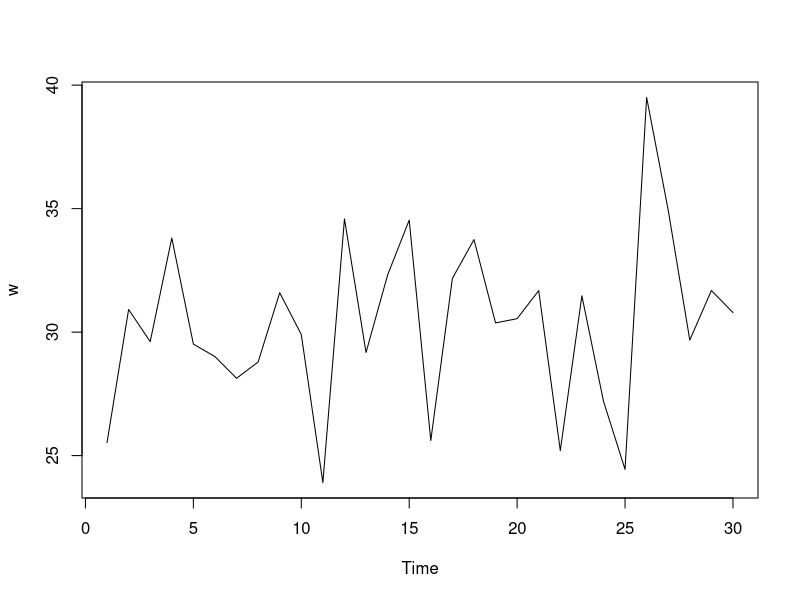
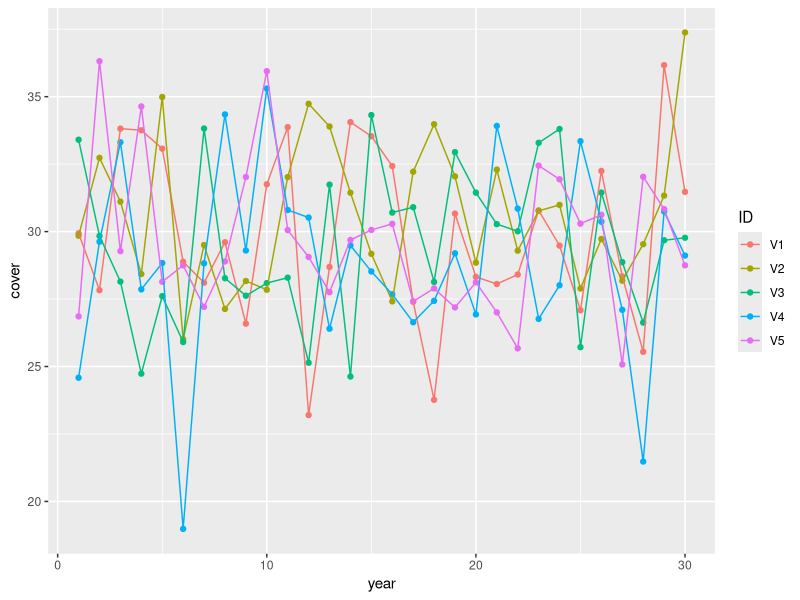
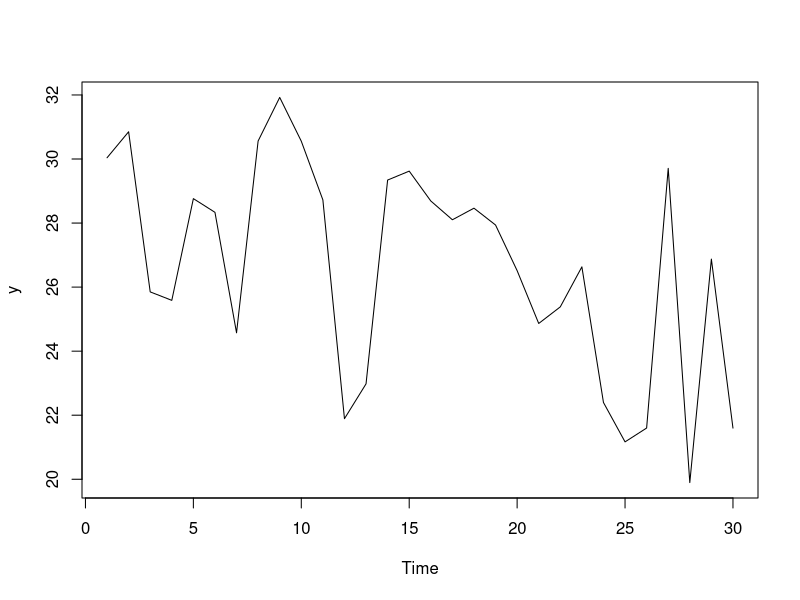
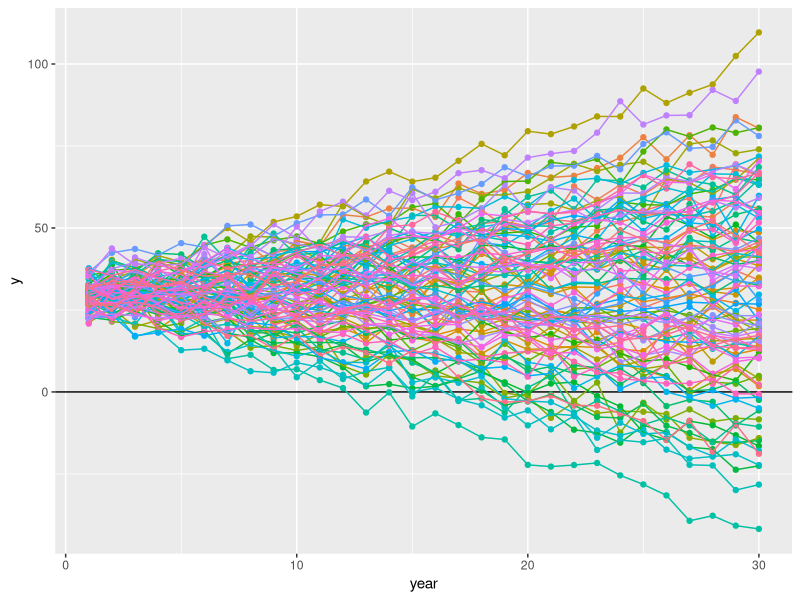
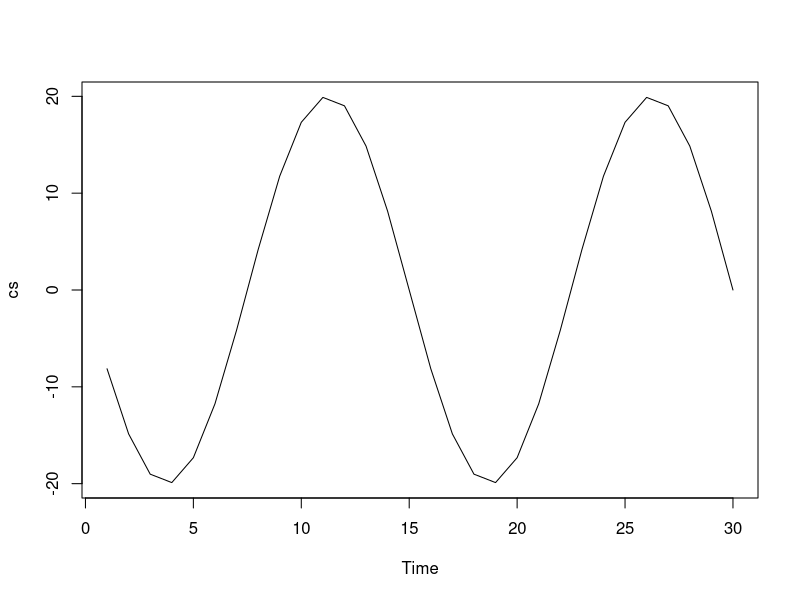
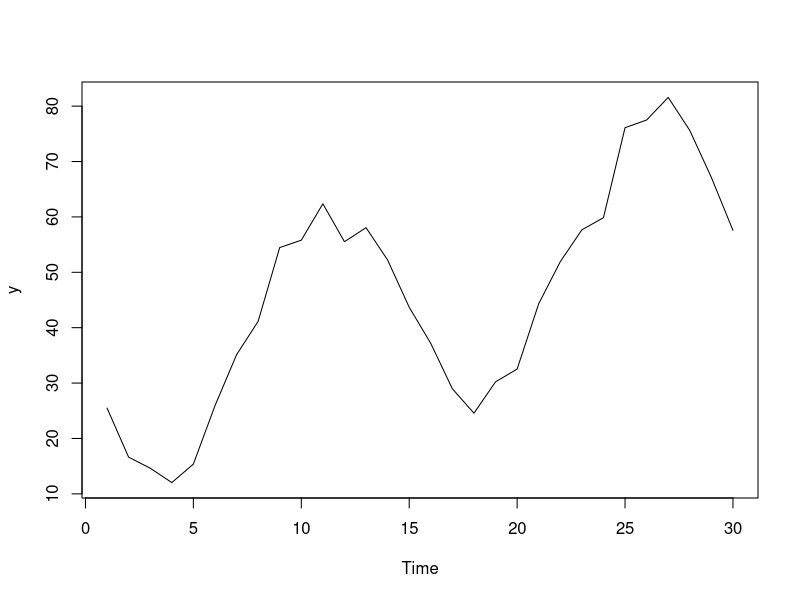
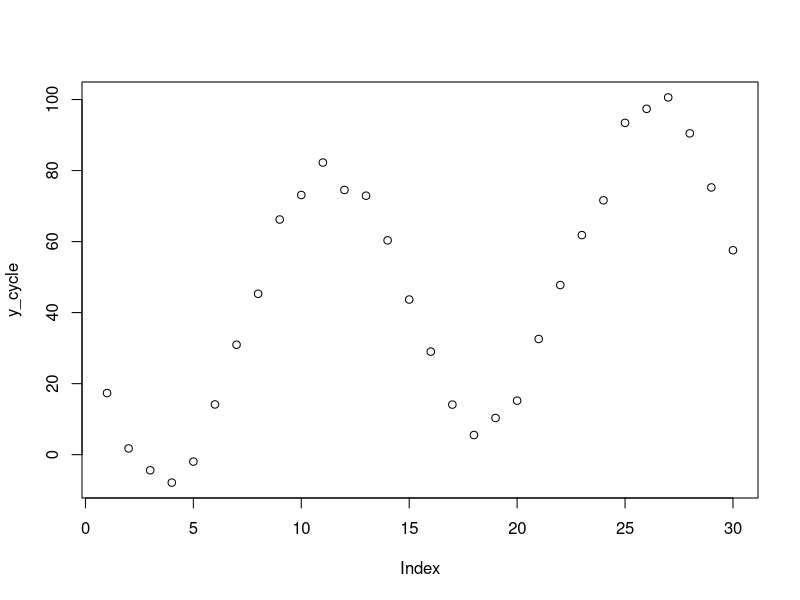
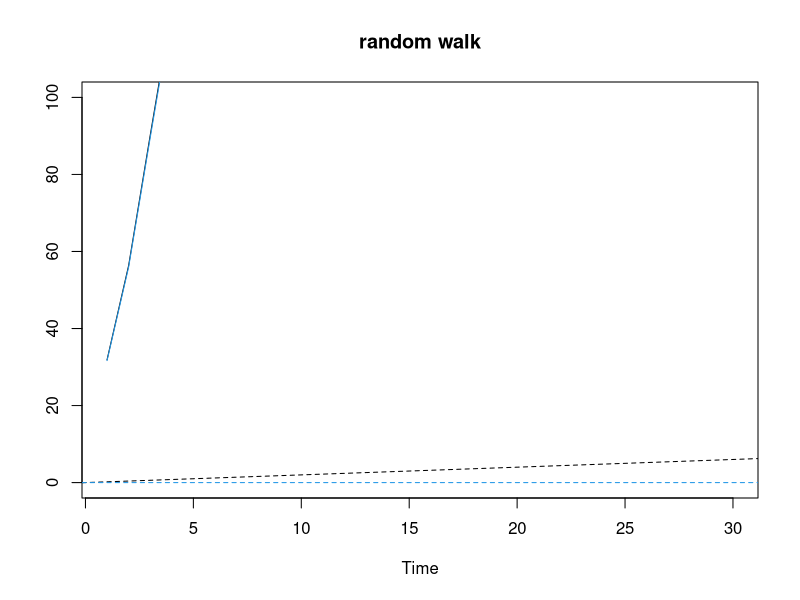

These charts were generated, in order, by the following R code:
################################################################################
##' @title Time-series simulations
##'
##' @author Robin Elahi
##' @contact elahi.robin@gmail.com
##' @contributor 
##' 
##' @date 2016-12-01
##' 
##' @log Add a log here
################################################################################

rm(list=ls(all=TRUE))

##### LOAD PACKAGES, DATA #####
library(ggplot2)
library(dplyr)
library(tidyr)

##' I want to simulate the following types of trends:
##' stable (no trend), with variation Y fluctuating about a mean X
##' positive trend with a mean of X
##' negative trend with a mean of X
##' oscillating trend with a mean of X

##' What am I calculating from a population of trends?
##' average coral cover
##' coefficient of variation
##' slope
##' intercept at time X (e.g., 1985?)
##' 

##### EXAMPLE FOR CORAL COVER TIME SERIES #####

##' cc = coral cover
##' cc_sd = sd of cover
##' yrs = number of years
##' w = white noise (sampled from a normal distribution)
##' slope = slope of temporal trend
##' intercept = intercept of temporal trend

###### STABLE ######

## White noise around a mean of coral cover
cc = 30
cc_sd = 3
yrs = 30
w = rnorm(yrs, mean = cc, sd = cc_sd) 
w
plot.ts(w)

## Function to return a time series with random variation about a mean coral cover
stable_simF <- function(cc = 30, cc_sd = 3, yrs = 30){
  w = rnorm(yrs, mean = cc, sd = cc_sd)
}

stable_df <- as.data.frame(replicate(5, stable_simF())) %>%
  mutate(year = seq(1:yrs)) %>% 
  gather(key = "ID", value = "cover", V1:V5)

stable_df %>% 
  ggplot(aes(year, cover, color = ID)) + 
  geom_point() + geom_line()

###### LINEAR TREND ######

## Assign state variables
# Mean coral cover
cc = 30
# Standard deviation of coral cover
cc_sd = 3
# Number of years
yrs = 30
# Linear trend
trend = 0
# Standard deviation of trend
trend_sd = 1

## Random variation for each time point
w = rnorm(yrs, mean = 0, sd = cc_sd) 

## Random value for slope (mean = 0, sd = 1)
slope = rnorm(1, mean = trend, sd = trend_sd)

## Random value for intercept
intercept = rnorm(1, cc, sd = cc_sd)

x = seq(1:yrs)
y = slope * x + intercept + w
plot.ts(y)
mean(y)
summary(lm(y ~ x))

##' For each simulation, need to:
##' 1) assign 1 slope (at random)
##' 2) assign 1 intercept (at random)
##' 3) assign N yrs of random variation at each time point
##' 4) calculate cover using slope, intercept, and random variation


# Mean coral cover
coral_cover = 30
# Standard deviation of coral cover
coral_cover_sd = 3
# Number of years
number_yrs = 30
# Linear trend
linear_trend = 0
# Standard deviation of trend
linear_trend_sd = 1

## Function to return a time series with a trend

x = seq(1:yrs)

linear_simF <- function(cc = coral_cover, cc_sd = coral_cover_sd, yrs = number_yrs, 
                        trend = linear_trend, trend_sd = linear_trend_sd){
  
  ## Random variation for each time point
  w <- rnorm(yrs, mean = 0, sd = cc_sd) 
  
  ## Random value for slope (mean = 0, sd = 1)
  slope <- rnorm(1, mean = trend, sd = trend_sd)
  
  ## Random value for intercept
  intercept <- rnorm(1, cc, sd = cc_sd)
  
  ## Get time series
  y <- slope * x + intercept + w
  
  ## Assemble data frame
  sim_df <- data.frame(year = 1:number_yrs, 
                       w = w, slope = slope, intercept = intercept, 
                       y = y)
  
  sim_df
  
  return(sim_df)
}

linear_simF()


sim_df <- data.frame(sim = as.character(seq(1:100)))

sim_df2 <- sim_df %>% group_by(sim) %>% 
  do(linear_simF()) %>% ungroup()

sim_df2 %>% 
  ggplot(aes(year, y, color = sim)) + 
  geom_hline(yintercept = 0) + 
  geom_point() + geom_line() + 
  theme(legend.position = "none")

##' NEXT STEPS
##' (1) NEED TO BOUND CORAL COVER AT ZERO PERCENT - ALLOW RECRUITMENT FROM OUTSIDE?
##' (2) VARY THE STARTING CORAL COVER
##' (3) CYCLES


###### CYCLES ######

## Cycles
period = 15
w = rnorm(yrs, mean = 0, sd = cc_sd) 
phase_shift = 0.5 * pi
intercept = 30
slope = 1
amp = 20

cs = amp*cos(2*pi*1:yrs/period + phase_shift)
plot.ts(cs)
y = slope * x + intercept + w + cs
plot.ts(y)
mean(y)

y_cycle = y + cs
plot(y_cycle)



## Random walk with drift
set.seed(154) # so you can reproduce the results
w = rnorm(yrs, mean = cc, sd = cc_sd) 
x = cumsum(w) 
wd = w +.2; xd = cumsum(wd)
plot.ts(xd, ylim=c(0, 100), main="random walk", ylab='') 
abline(a=0, b=.2, lty=2) # drift
lines(x, col=4)
abline(h=0, col=4, lty=2)

